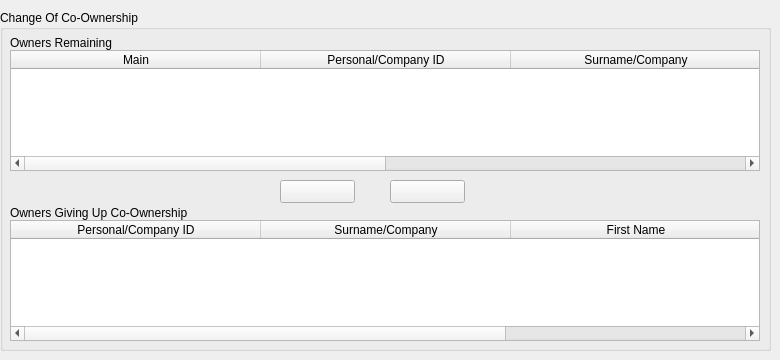
   <widget class="QWidget" name="change_of_co_ownership_tab">
    <attribute name="title">
     <string>Change Of Co-Ownership</string>
    </attribute>
    <widget class="QGroupBox" name="groupBox_8">
     <property name="geometry">
      <rect>
       <x>0</x>
       <y>10</y>
       <width>771</width>
       <height>341</height>
      </rect>
     </property>
     <property name="title">
      <string>Change Of Co-Ownership</string>
     </property>
     <widget class="QTableWidget" name="owners_remaining_twidget">
      <property name="geometry">
       <rect>
        <x>10</x>
        <y>40</y>
        <width>750</width>
        <height>121</height>
       </rect>
      </property>
      <property name="maximumSize">
       <size>
        <width>751</width>
        <height>16777215</height>
       </size>
      </property>
      <attribute name="horizontalHeaderDefaultSectionSize">
       <number>250</number>
      </attribute>
      <attribute name="horizontalHeaderMinimumSectionSize">
       <number>3</number>
      </attribute>
      <column>
       <property name="text">
        <string>Main</string>
       </property>
      </column>
      <column>
       <property name="text">
        <string>Personal/Company ID</string>
       </property>
      </column>
      <column>
       <property name="text">
        <string>Surname/Company</string>
       </property>
      </column>
      <column>
       <property name="text">
        <string>First Name</string>
       </property>
      </column>
     </widget>
     <widget class="QTableWidget" name="owners_giving_twidget">
      <property name="geometry">
       <rect>
        <x>10</x>
        <y>210</y>
        <width>750</width>
        <height>121</height>
       </rect>
      </property>
      <property name="columnCount">
       <number>3</number>
      </property>
      <attribute name="horizontalHeaderDefaultSectionSize">
       <number>250</number>
      </attribute>
      <column>
       <property name="text">
        <string>Personal/Company ID</string>
       </property>
      </column>
      <column>
       <property name="text">
        <string>Surname/Company</string>
       </property>
      </column>
      <column>
       <property name="text">
        <string>First Name</string>
       </property>
      </column>
     </widget>
     <widget class="QLabel" name="label_20">
      <property name="geometry">
       <rect>
        <x>10</x>
        <y>25</y>
        <width>491</width>
        <height>16</height>
       </rect>
      </property>
      <property name="text">
       <string>Owners Remaining</string>
      </property>
     </widget>
     <widget class="QLabel" name="label_21">
      <property name="geometry">
       <rect>
        <x>10</x>
        <y>195</y>
        <width>411</width>
        <height>16</height>
       </rect>
      </property>
      <property name="text">
       <string>Owners Giving Up Co-Ownership</string>
      </property>
     </widget>
     <widget class="QPushButton" name="down_button">
      <property name="geometry">
       <rect>
        <x>280</x>
        <y>170</y>
        <width>75</width>
        <height>23</height>
       </rect>
      </property>
      <property name="text">
       <string/>
      </property>
      <property name="icon">
       <iconset resource="resources.qrc">
        <normaloff>:/plugins/lm2/down_button.png</normaloff>:/plugins/lm2/down_button.png</iconset>
      </property>
     </widget>
     <widget class="QPushButton" name="up_button">
      <property name="geometry">
       <rect>
        <x>390</x>
        <y>170</y>
        <width>75</width>
        <height>23</height>
       </rect>
      </property>
      <property name="text">
       <string/>
      </property>
      <property name="icon">
       <iconset resource="resources.qrc">
        <normaloff>:/plugins/lm2/up_button.png</normaloff>:/plugins/lm2/up_button.png</iconset>
      </property>
     </widget>
    </widget>
   </widget>
